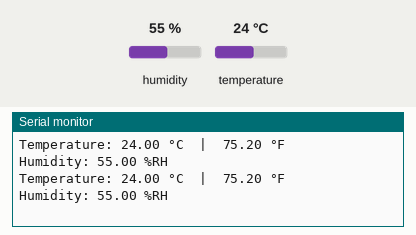
The sketch below on a simulated Arduino Uno, built with avr-gcc and run on an emulated ATmega328P. On the bench: the last lines printed to the serial monitor. The inputs (shaded band) are chosen by the test bench; at power-on: humidity 55 %, temperature 24 °C.

Above: at 2.8 s.
2.9 s: humidity set to 22 %
At 4.6 s:
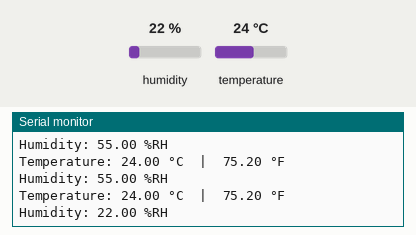
5.6 s: temperature set to 12 °C
At 7.6 s:
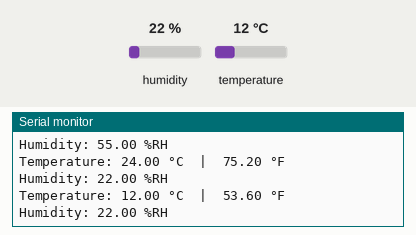
8.3 s: temperature set to 41 °C
At 11.4 s:
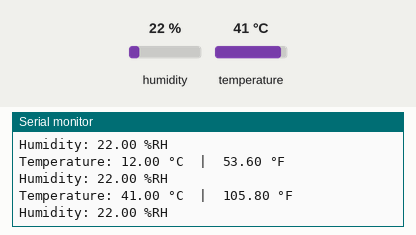
Timing chart, 0 to 12.9 s (numbered marks = the images above; inputs shaded):
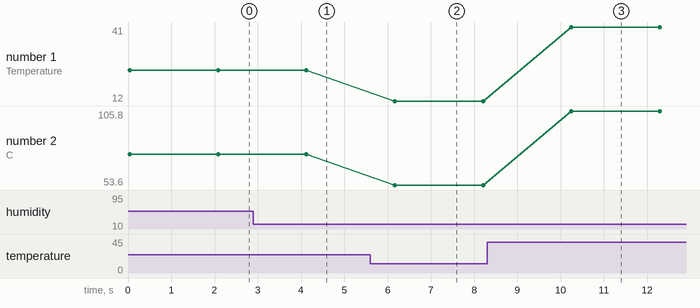

The sketch:

AM2320.ino
```cpp
/* Example code for AM2320 I2C temperature and humidity sensor with Arduino. More info: www.www.makerguides.com */

//  Include the required libraries:
#include <Adafruit_Sensor.h>
#include <Adafruit_AM2320.h>

// Create a new instance of the Adafruit_AM2320 class:
Adafruit_AM2320 AM2320 = Adafruit_AM2320();

void setup() {
  // Begin serial communication at a baud rate of 9600:
  Serial.begin(9600);

  // Setup the sensor;
  AM2320.begin();
}

void loop() {
  // Read the temperature and the humidity:
  float tempC = AM2320.readTemperature();
  float tempF = tempC * 1.8 + 32; // converts Celsius to Fahrenheit
  float humidity = AM2320.readHumidity();

  // Print the temperature and humidity in the Serial Monitor:
  Serial.print("Temperature: ");
  Serial.print(tempC);
  Serial.print(" \xC2\xB0"); // shows degree symbol
  Serial.print("C  |  ");
  Serial.print(tempF);
  Serial.print(" \xC2\xB0"); // shows degree symbol
  Serial.println("F");
  Serial.print("Humidity: ");
  Serial.print(humidity);
  Serial.println(" %RH");

  // Wait 2 seconds between readings:
  delay(2000);
}
```

Measured:
- after the input at 2.9 s, the serial monitor: prints a new line after 1.3 s (image 1)
- after the input at 5.6 s, the serial monitor: prints a new line after 0.57 s (image 2)
- after the input at 8.3 s, the serial monitor: prints a new line after 1.9 s (image 3)
- plotted number 1: 24 → 12 after the input at 5.6 s, 12 → 41 after the input at 8.3 s
- plotted number 2: 75.2 → 53.6 after the input at 5.6 s, 53.6 → 105.8 after the input at 8.3 s
